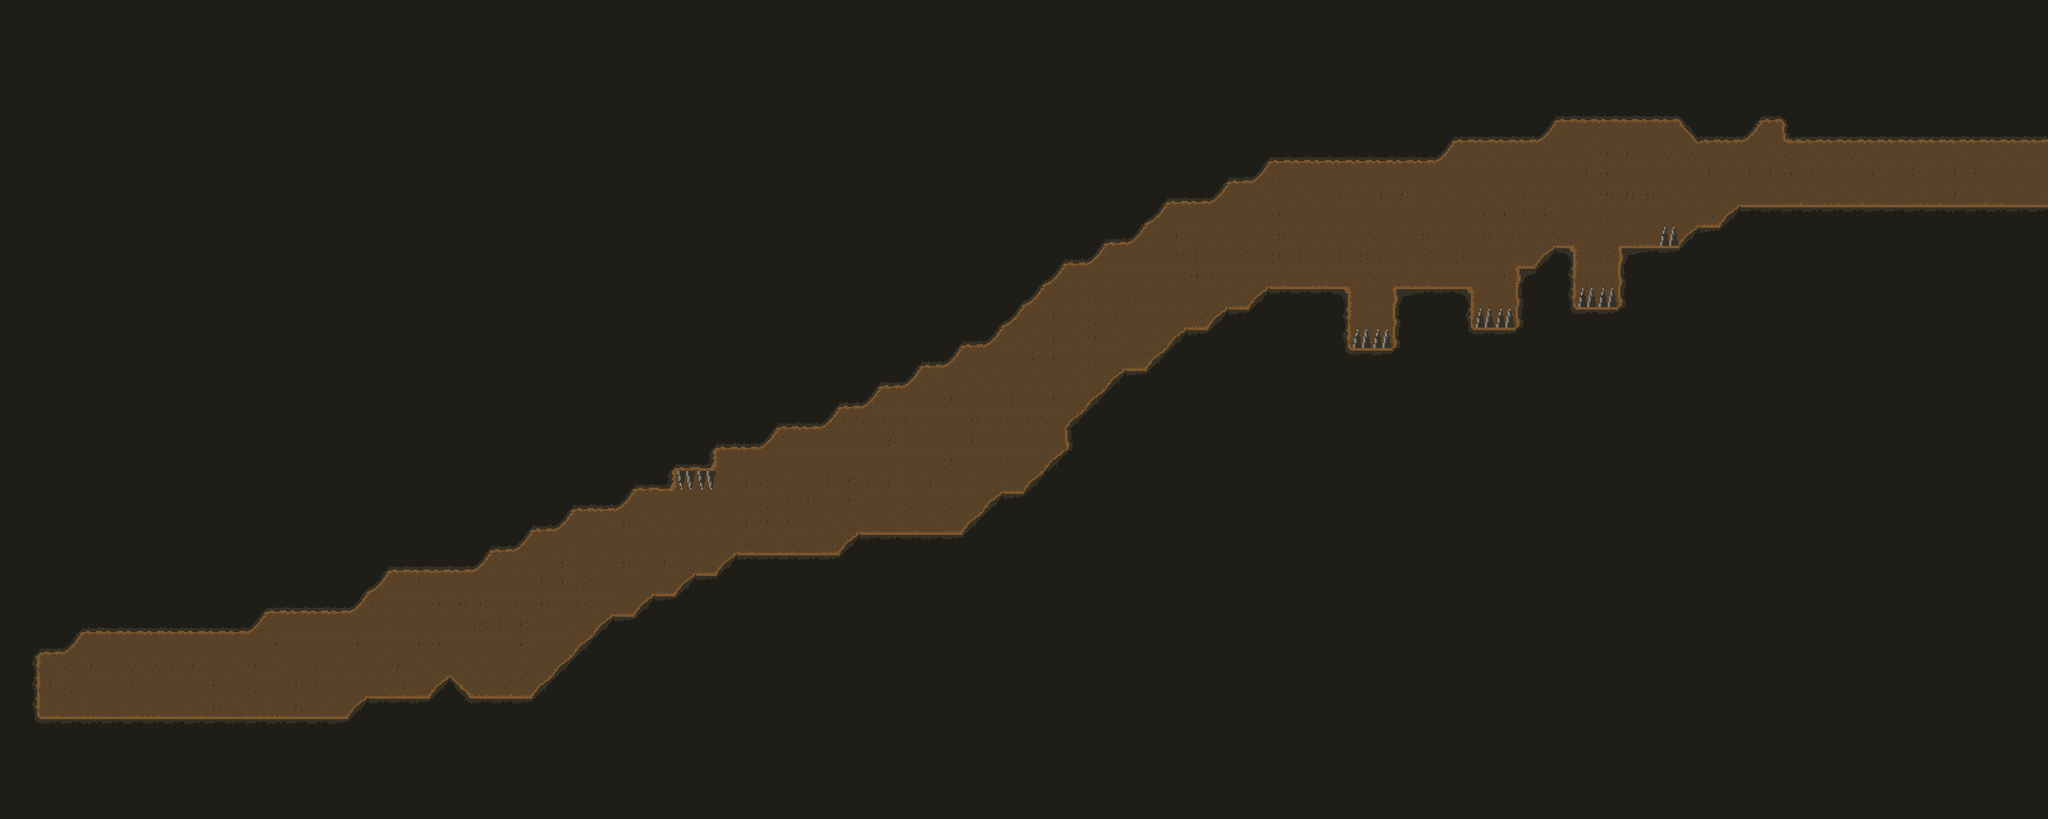

This game map was drawn from its Tiled (.tmx) file and the tilesets committed beside it. A one-line description and the trimmed map source follow:
An orthogonal 100x40 tile map with 32x32 px tiles, 2 tile layers (background, objects), 2 tilesets and 8 objects (Player, End).

<map version="1.0" orientation="orthogonal" width="100" height="40" tilewidth="32" tileheight="32">
 <tileset firstgid="1" name="tileset" tilewidth="32" tileheight="32">
  <image source="tileset.png" trans="ffffff" width="256" height="160" />
 </tileset>
 <tileset firstgid="41" name="tilesetObject" tilewidth="32" tileheight="32">
  <image source="tilesetObject.png" width="64" height="64" />
 </tileset>
 <layer name="background" width="100" height="40">
  <data>[4000 cells, 4000 non-empty, 23 distinct tile ids]</data>
 </layer>
 <objectgroup name="begin" width="100" height="40">
  <object name="Player" x="78" y="1071" width="30" height="30" />
 </objectgroup>
 <layer name="objects" width="100" height="40">
  <data>[4000 cells, 0 non-empty, 0 distinct tile ids]</data>
 </layer>
 <objectgroup name="end" width="100" height="40">
  <object name="End" x="3133" y="275" width="36" height="34" />
 </objectgroup>
 <objectgroup name="message" width="100" height="40">
  <object x="773" y="1034" width="48" height="38">
   <properties>
    <property name="message" value="It's going up ! Maybe it will lead me to the exit.." />
   </properties>
  </object>
  <object x="1550" y="714" width="48" height="38">
   <properties>
    <property name="message" value="Go ! No time to waste !" />
   </properties>
  </object>
 </objectgroup>
 <objectgroup name="bats" width="100" height="40">
  <object x="2209" y="398" width="32" height="40">
   <properties>
    <property name="time" value="100" />
   </properties>
  </object>
  <object x="525" y="1037" width="32" height="40">
   <properties>
    <property name="time" value="1" />
   </properties>
  </object>
  <object x="1076" y="809" width="32" height="40">
   <properties>
    <property name="time" value="30" />
   </properties>
  </object>
  <object x="1420" y="702" width="32" height="40">
   <properties>
    <property name="time" value="1" />
   </properties>
  </object>
 </objectgroup>
</map>
